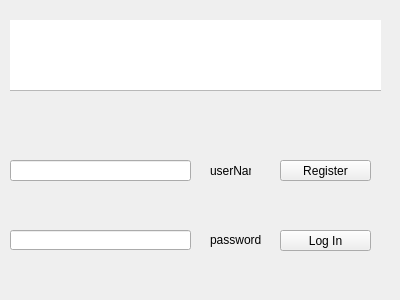
<?xml version="1.0" encoding="UTF-8"?>
<ui version="4.0">
 <class>logwindow</class>
 <widget class="QWidget" name="logwindow">
  <property name="geometry">
   <rect>
    <x>0</x>
    <y>0</y>
    <width>400</width>
    <height>300</height>
   </rect>
  </property>
  <property name="windowTitle">
   <string>Form</string>
  </property>
  <widget class="QWidget" name="widget" native="true">
   <property name="geometry">
    <rect>
     <x>10</x>
     <y>20</y>
     <width>371</width>
     <height>261</height>
    </rect>
   </property>
   <widget class="QLineEdit" name="lineEdit">
    <property name="geometry">
     <rect>
      <x>0</x>
      <y>140</y>
      <width>181</width>
      <height>21</height>
     </rect>
    </property>
   </widget>
   <widget class="QLineEdit" name="lineEdit_2">
    <property name="geometry">
     <rect>
      <x>0</x>
      <y>210</y>
      <width>181</width>
      <height>20</height>
     </rect>
    </property>
   </widget>
   <widget class="QLabel" name="label">
    <property name="geometry">
     <rect>
      <x>200</x>
      <y>140</y>
      <width>41</width>
      <height>21</height>
     </rect>
    </property>
    <property name="text">
     <string>userName</string>
    </property>
   </widget>
   <widget class="QLabel" name="label_2">
    <property name="geometry">
     <rect>
      <x>200</x>
      <y>210</y>
      <width>81</width>
      <height>20</height>
     </rect>
    </property>
    <property name="text">
     <string>password</string>
    </property>
   </widget>
   <widget class="QGraphicsView" name="graphicsView">
    <property name="geometry">
     <rect>
      <x>-10</x>
      <y>-40</y>
      <width>401</width>
      <height>111</height>
     </rect>
    </property>
   </widget>
   <widget class="QPushButton" name="pushButton">
    <property name="geometry">
     <rect>
      <x>270</x>
      <y>140</y>
      <width>91</width>
      <height>21</height>
     </rect>
    </property>
    <property name="text">
     <string>Register</string>
    </property>
   </widget>
   <widget class="QPushButton" name="pushButton_2">
    <property name="geometry">
     <rect>
      <x>270</x>
      <y>210</y>
      <width>91</width>
      <height>21</height>
     </rect>
    </property>
    <property name="text">
     <string>Log In</string>
    </property>
   </widget>
  </widget>
 </widget>
 <resources/>
 <connections/>
</ui>
